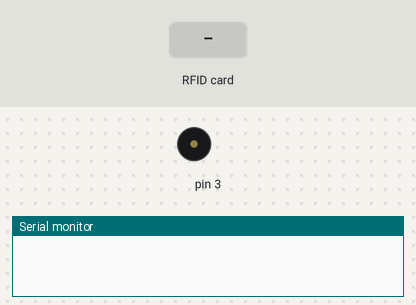
A sketch run on a simulated Arduino Uno, built with avr-gcc and run on an emulated ATmega328P. On the bench: buzzer (waves = sounding), the last lines printed to the serial monitor. The inputs (shaded band) are chosen by the test bench.

Above: at 1.2 s.
1.3 s: RFID card 17 1C CD 73 held to the reader
At 2.3 s:
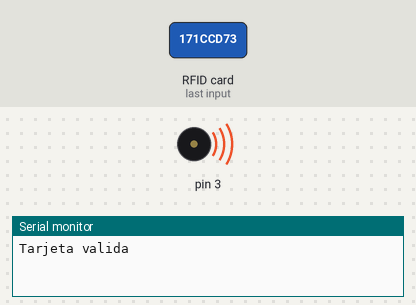
Timing chart, 0 to 51.8 s (numbered marks = the images above; inputs shaded):
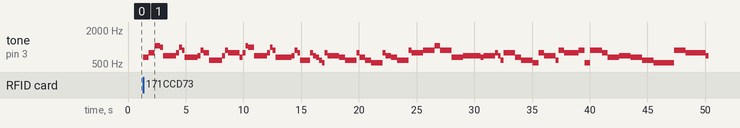

The sketch:

Nfc.ino
```cpp
//comprobación de tarjeta
//RST          D9
//SDA(SS)      D10
//MOSI         D11
//MISO         D12
//SCK          D13

#include <SPI.h>
#include <MFRC522.h>
#include <Arduino.h>
#include <Wire.h>
#include <SoftwareSerial.h>

long DO=523.25, //definimos las frecuencias de las notas
        DoS=554.37,
        RE=587.33,
        RES=622.25,
        MI=659.26,
        FA=698.46,
        FAS=739.99,
        SOL=783.99,
        SOLS=830.61,
        LA=880,
        LAS=932.33,
        SI=987.77,
        RE2=1174.66,
        FAS2=1479.98,
        DO2=1046.50,
        PAU=30000; //pausa
int melodia[] = {MI, SOL, DO2, SI, FA, FA, FA, FA, FA, SOL, SI, LA, MI, MI, MI, MI, MI,FA, LA, SOL, RE, RE, RE, RE, RE, FA, LA, SOL, MI, SOL, DO2, SI, FA, FA, FA, FA, FA, SOL, SI, LA, MI, MI, MI, MI, MI, FA, LA, SOL, RE, RE, RE, SOL, FA, MI, RE, DO, SOL, FA, MI, RE, SOL, MI, RE, DO, SOL, FA, MI, RE, LA, SOL, SOL, LA, DO2, LA, MI, MI, FA, FA, MI, FA, SOL, FA, RE, SOL, MI, RE, DO, SOL, FA, RE, LA, SOL, SOL, LA, DO, LA, SOL, MI, FA, FA, MI, RE, DO, DO, DO, DO, LA, SOL, SOL, SOL, SOL, FA, MI, RE, LA, SOL, DO, DO, DO2, DO2, LA, SOL, SOL, SOL, SOL, LA, FA, SI, SOL, DO2, DO2
};
int d=1000, e=500, m=250, c=125; //definimos los tiempos de doble, entera, media y cuarta
int duracionNota[] = {e, e, e, m, c, m, m, m, m, m, m, m, c, m, m, m, m, m, m, e, c, m, m, m, m, m, m, d, m, m, m, e, c, m, m, m, m, m, m, m, e, c, m, m, m, m, m, m, m, e, c, m, m, m, m, m, m, d, e, d, m, e, e, d, m, e, e, d, m, e, e, d, e, d, e, e, d, e, m, d, m, m, m, d, e, d, e, e, d, m, e, m, d, e, e, d, e, d, e, e, d, d, d, m, m, m, d, m, m, d, m, m, d, m, m, m, e, e, e, e, d, m, m, d, m, m, d, m, m, m, e, e, e, e, d, d
};

const int RST_PIN = 9;        // Pin 9 para el reset del RC522
const int SS_PIN = 10;        // Pin 10 para el SS (SDA) del RC522
MFRC522 mfrc522(SS_PIN, RST_PIN);   // Crear instancia del MFRC522

byte validKey1[4] = { 0x17, 0x1C, 0xCD, 0x73 };  // Ejemplo de clave valida

//Función para comparar dos vectores
bool isEqualArray(byte* arrayA, byte* arrayB, int length)
{
  for (int index = 0; index < length; index++)
  {
    if (arrayA[index] != arrayB[index]) return false;
  }
  return true;
}

void setup() {
  pinMode(3, OUTPUT);
  Serial.begin(9600); // Iniciar serial
  SPI.begin();        // Iniciar SPI
  mfrc522.PCD_Init(); // Iniciar MFRC522
}

void loop() {
  // Detectar tarjeta
  if (mfrc522.PICC_IsNewCardPresent())
  {
    //Seleccionamos una tarjeta
    if (mfrc522.PICC_ReadCardSerial())
    {
      // Comparar ID con las claves válidas
      if (isEqualArray(mfrc522.uid.uidByte, validKey1, 4)){
        Serial.println("Tarjeta valida");
        for (int notaActual = 0; notaActual < 112; notaActual++) {  //va a repetir las 112 notas
tone(3, melodia[notaActual]); //da el tono a la frecuencia de la nota en ese momento
delay(duracionNota[notaActual]);//se mantiene con la nota el tiempo definido para esa nota
noTone(3); //finaliza la melodía}
}}
      else
        Serial.println("Tarjeta invalida");

      // Finalizar lectura actual
      mfrc522.PICC_HaltA();
    }

  delay(250);
}}
```

Measured:
- after the input at 1.3 s, tone on pin 3: plays 659 Hz for 0.50 s, 783 Hz for 0.50 s, 1046 Hz for 0.50 s, 987 Hz for 0.25 s, 698 Hz for 1.1 s, 783 Hz for 0.25 s … (79 notes in this stretch), starting at once
